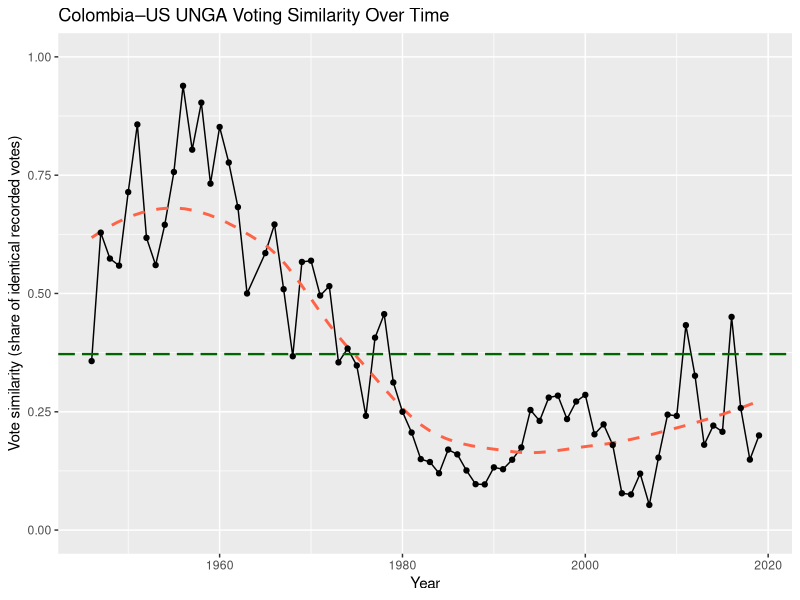
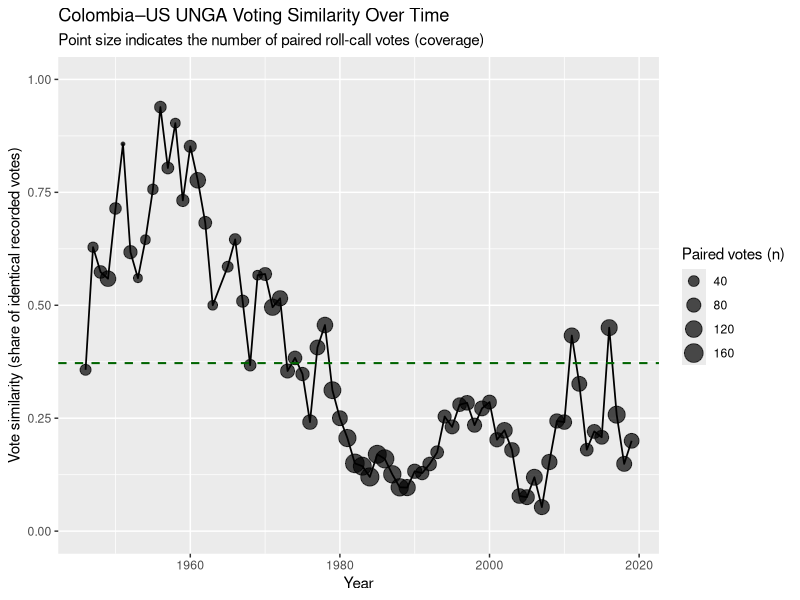
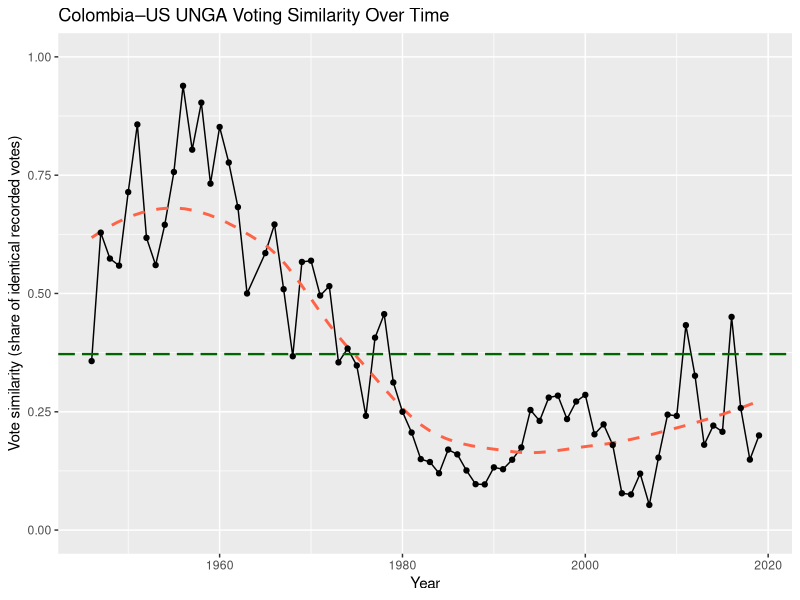
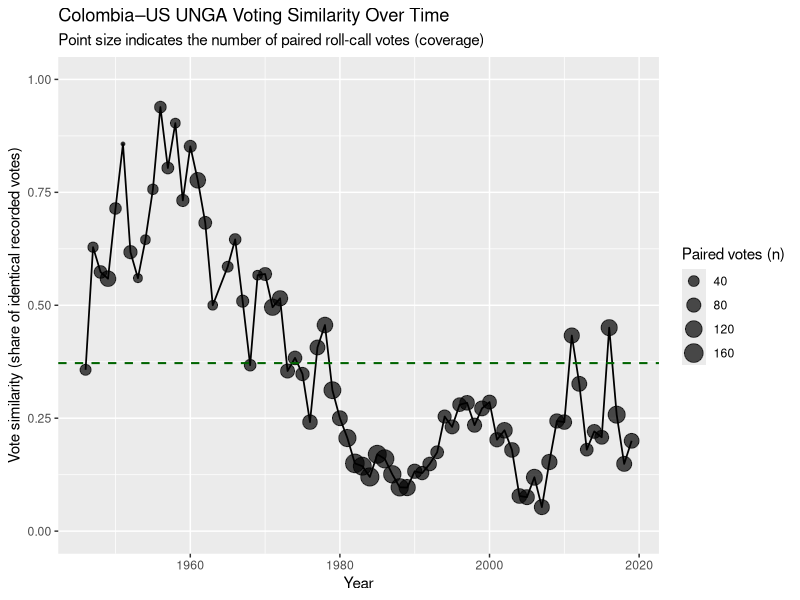

Write the R code that produced these figures, in order.
# Script 03: Plot Y Variable (UNGA Voting Similarity)
# Purpose: produce time-series plots of Colombia-US UNGA voting similarity

library(tidyverse)

# --------------------------------------------------
# 1. Load data
# --------------------------------------------------

alignment_year <- read_csv("data_clean/colombia_us_vote_similarity.csv")

# --------------------------------------------------
# 2. Compute long-run mean
# --------------------------------------------------

mean_similarity <- mean(alignment_year$vote_similarity, na.rm = TRUE)

# --------------------------------------------------
# 3. Plot 1: Basic time-series of voting similarity
# --------------------------------------------------

p1 <- ggplot(alignment_year, aes(x = year, y = vote_similarity)) +
  geom_line() +
  geom_smooth(
    method   = "loess",
    se       = FALSE,
    color    = "tomato",
    linetype = "dashed"
  ) +
  geom_hline(
    yintercept = mean_similarity,
    color      = "darkgreen",
    linetype   = "longdash",
    linewidth  = 0.8
  ) +
  geom_point() +
  scale_y_continuous(limits = c(0, 1)) +
  labs(
    title = "Colombia–US UNGA Voting Similarity Over Time",
    x     = "Year",
    y     = "Vote similarity (share of identical recorded votes)"
  )

p1

png("outputs/colombia_us_vote_similarity_trend.png",
    width = 7, height = 5, units = "in", res = 300)
print(p1)
dev.off()

# --------------------------------------------------
# 4. Plot 2: Voting similarity with vote-count cue
# --------------------------------------------------

p2 <- ggplot(alignment_year, aes(x = year, y = vote_similarity)) +
  geom_line(linewidth = 0.6) +
  geom_point(aes(size = n_votes), alpha = 0.7) +
  geom_hline(
    yintercept = mean_similarity,
    linetype   = "dashed",
    linewidth  = 0.7,
    color      = "darkgreen"
  ) +
  scale_y_continuous(limits = c(0, 1)) +
  labs(
    title    = "Colombia–US UNGA Voting Similarity Over Time",
    subtitle = "Point size indicates the number of paired roll-call votes (coverage)",
    x        = "Year",
    y        = "Vote similarity (share of identical recorded votes)",
    size     = "Paired votes (n)"
  )

p2

png("outputs/colombia_us_vote_similarity_nvotes.png",
    width = 8, height = 5, units = "in", res = 300)
print(p2)
dev.off()
